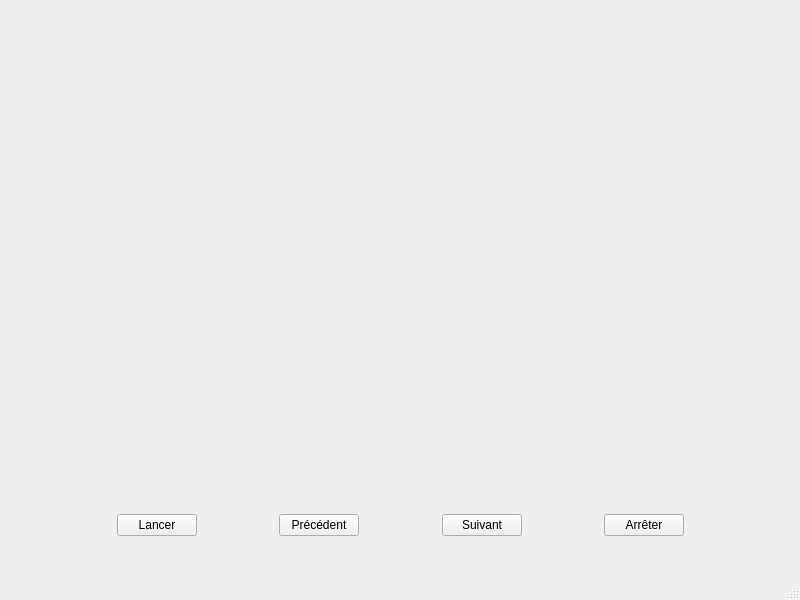
<?xml version="1.0" encoding="UTF-8"?>
<ui version="4.0">
 <class>MainWindow</class>
 <widget class="QMainWindow" name="MainWindow">
  <property name="geometry">
   <rect>
    <x>0</x>
    <y>0</y>
    <width>800</width>
    <height>600</height>
   </rect>
  </property>
  <property name="windowTitle">
   <string>MainWindow</string>
  </property>
  <widget class="QWidget" name="centralwidget">
   <widget class="QWidget" name="horizontalLayoutWidget">
    <property name="geometry">
     <rect>
      <x>40</x>
      <y>510</y>
      <width>721</width>
      <height>31</height>
     </rect>
    </property>
    <layout class="QHBoxLayout" name="horizontalLayout">
     <item>
      <spacer name="horizontalSpacer_4">
       <property name="orientation">
        <enum>Qt::Horizontal</enum>
       </property>
       <property name="sizeHint" stdset="0">
        <size>
         <width>40</width>
         <height>20</height>
        </size>
       </property>
      </spacer>
     </item>
     <item>
      <widget class="QPushButton" name="pushButton_4">
       <property name="text">
        <string>Lancer</string>
       </property>
      </widget>
     </item>
     <item>
      <spacer name="horizontalSpacer">
       <property name="orientation">
        <enum>Qt::Horizontal</enum>
       </property>
       <property name="sizeHint" stdset="0">
        <size>
         <width>40</width>
         <height>20</height>
        </size>
       </property>
      </spacer>
     </item>
     <item>
      <widget class="QPushButton" name="pushButton_3">
       <property name="text">
        <string>Précédent</string>
       </property>
      </widget>
     </item>
     <item>
      <spacer name="horizontalSpacer_2">
       <property name="orientation">
        <enum>Qt::Horizontal</enum>
       </property>
       <property name="sizeHint" stdset="0">
        <size>
         <width>40</width>
         <height>20</height>
        </size>
       </property>
      </spacer>
     </item>
     <item>
      <widget class="QPushButton" name="pushButton_2">
       <property name="text">
        <string>Suivant</string>
       </property>
      </widget>
     </item>
     <item>
      <spacer name="horizontalSpacer_3">
       <property name="orientation">
        <enum>Qt::Horizontal</enum>
       </property>
       <property name="sizeHint" stdset="0">
        <size>
         <width>40</width>
         <height>20</height>
        </size>
       </property>
      </spacer>
     </item>
     <item>
      <widget class="QPushButton" name="pushButton">
       <property name="text">
        <string>Arrêter</string>
       </property>
      </widget>
     </item>
     <item>
      <spacer name="horizontalSpacer_5">
       <property name="orientation">
        <enum>Qt::Horizontal</enum>
       </property>
       <property name="sizeHint" stdset="0">
        <size>
         <width>40</width>
         <height>20</height>
        </size>
       </property>
      </spacer>
     </item>
    </layout>
   </widget>
  </widget>
  <widget class="QMenuBar" name="menubar">
   <property name="geometry">
    <rect>
     <x>0</x>
     <y>0</y>
     <width>800</width>
     <height>22</height>
    </rect>
   </property>
  </widget>
  <widget class="QStatusBar" name="statusbar"/>
 </widget>
 <resources/>
 <connections/>
</ui>
